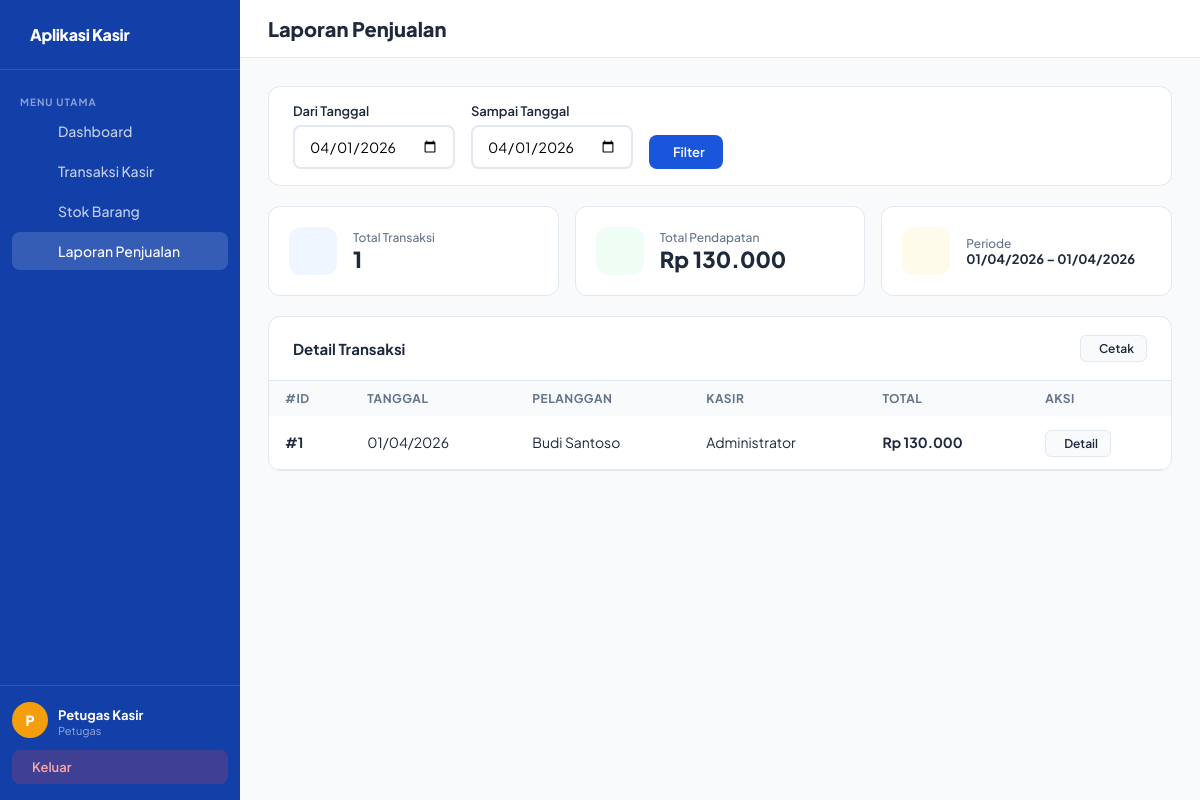
The app's page /pages/laporan.php (signed in) with its own data.
### tables this page shows
CREATE TABLE `penjualan` (
  `PenjualanID` int NOT NULL,
  `TanggalPenjualan` date NOT NULL,
  `TotalHarga` decimal(10,2) NOT NULL DEFAULT '0.00',
  `PelangganID` int DEFAULT NULL,
  `UserID` int DEFAULT NULL
);

CREATE TABLE `pelanggan` (
  `PelangganID` int NOT NULL,
  `NamaPelanggan` varchar(255) NOT NULL,
  `Alamat` text,
  `NomorTelepon` varchar(15) DEFAULT NULL
);

CREATE TABLE `users` (
  `UserID` int NOT NULL,
  `NamaUser` varchar(100) NOT NULL,
  `Username` varchar(50) NOT NULL,
  `Password` varchar(255) NOT NULL,
  `Role` enum('administrator','petugas') NOT NULL DEFAULT 'petugas',
  `CreatedAt` timestamp NULL DEFAULT CURRENT_TIMESTAMP
);

### pages/laporan.php (the view, shortened to what this page needs)
<?php
$db = Database::getInstance()->getConn();
$dari  = $_GET['dari']  ?? date('Y-m-01');
$sampai= $_GET['sampai']?? date('Y-m-d');
$stmt = $db->prepare(
    "SELECT p.*, pl.NamaPelanggan, u.NamaUser
     FROM penjualan p
     LEFT JOIN pelanggan pl ON p.PelangganID = pl.PelangganID
     LEFT JOIN users u ON p.UserID = u.UserID
     WHERE p.TanggalPenjualan BETWEEN ? AND ?
     ORDER BY p.TanggalPenjualan DESC, p.PenjualanID DESC"
);
$stmt->bind_param("ss", $dari, $sampai);
$stmt->execute();
$list = $stmt->get_result()->fetch_all(MYSQLI_ASSOC);
$totalPendapatan = array_sum(array_column($list, 'TotalHarga'));
include '../includes/header.php';
?>
<div class="topbar"><h1><i class="ph-bold ph-chart-line-up"></i> Laporan Penjualan</h1></div>
<div class="content">
  <div class="card" style="margin-bottom:20px">
    <div class="card-body" style="padding:16px 24px">
    <form method="GET" style="display:flex;gap:16px;align-items:end;flex-wrap:wrap">
      <div class="form-group" style="margin:0">
        <label>Dari Tanggal</label>
        <input type="date" name="dari" class="form-control" value="<?= $dari ?>">
      </div>
      <div class="form-group" style="margin:0">
        <label>Sampai Tanggal</label>
        <input type="date" name="sampai" class="form-control" value="<?= $sampai ?>">
      </div>
      <button class="btn btn-primary"><i class="ph-bold ph-magnifying-glass"></i> Filter</button>
    </form>
    </div>
  </div>
  <div class="stat-grid" style="margin-bottom:20px">
    <div class="stat-card">
      <div class="stat-icon blue"><i class="ph-fill ph-receipt"></i></div>
      <div><div class="stat-label">Total Transaksi</div><div class="stat-value"><?= count($list) ?></div></div>
    </div>
    <div class="stat-card">
      <div class="stat-icon green"><i class="ph-fill ph-currency-circle-dollar"></i></div>
      <div><div class="stat-label">Total Pendapatan</div>
        <div class="stat-value">Rp <?= number_format($totalPendapatan,0,',','.') ?></div>
      </div>
    </div>
    <div class="stat-card">
      <div class="stat-icon amber"><i class="ph-fill ph-calendar"></i></div>
      <div><div class="stat-label">Periode</div>
        <div style="font-size:13px;font-weight:700"><?= date('d/m/Y',strtotime($dari)) ?> – <?= date('d/m/Y',strtotime($sampai)) ?></div>
      </div>
    </div>
  </div>
  <div class="card">
    <div class="card-header"><h2>Detail Transaksi</h2>
      <a href="#" onclick="window.print()" class="btn btn-secondary btn-sm"><i class="ph-bold ph-printer"></i> Cetak</a>
    </div>
    <table>
      <thead>
        <tr>
          <th>#ID</th><th>Tanggal</th><th>Pelanggan</th>
          <th>Kasir</th><th>Total</th><th>Aksi</th>
        </tr>
      </thead>
      <tbody>
      <?php if (empty($list)): ?>
        <tr><td colspan="6" style="text-align:center;padding:32px;color:var(--muted)">
          Tidak ada data pada periode ini.
        </td></tr>
      <?php else: ?>
        <?php foreach ($list as $p): ?>
          <tr>
            <td><strong>#<?= $p['PenjualanID'] ?></strong></td>
            <td><?= date('d/m/Y', strtotime($p['TanggalPenjualan'])) ?></td>
            <td><?= htmlspecialchars($p['NamaPelanggan'] ?? 'Umum') ?></td>
            <td><?= htmlspecialchars($p['NamaUser'] ?? '-') ?></td>
            <td><strong>Rp <?= number_format($p['TotalHarga'],0,',','.') ?></strong></td>
            <td>
              <button onclick="lihatDetail(<?= $p['PenjualanID'] ?>)"
                      class="btn btn-secondary btn-sm"><i class="ph-bold ph-eye"></i> Detail</button>
            </td>
          </tr>
        <?php endforeach; ?>
      <?php endif; ?>
      </tbody>
    </table>
  </div>
</div>
<?php include '../includes/footer.php'; ?>

### includes/header.php (style rules this page uses)
*, *::before, *::after { box-sizing: border-box; margin: 0; padding: 0; }
:root { --brand: #1a56db; --brand-dark: #1340a8; --brand-light: #eff6ff; --accent: #f59e0b; --bg: #f8fafc; --white: #fff; --text: #1e293b; --muted: #64748b; --border: #e2e8f0; --danger: #ef4444; --success: #10b981; --warning: #f59e0b; --sidebar-w: 240px; --radius: 12px; }
body { font-family: 'Plus Jakarta Sans', sans-serif; background: var(--bg); color: var(--text); display: flex; min-height: 100vh; }
.topbar { background: var(--white); border-bottom: 1px solid var(--border); padding: 16px 28px; display: flex; align-items: center; justify-content: space-between; }
.topbar h1 { font-size: 20px; font-weight: 800; }
.content { padding: 28px; flex: 1; }
.card { background: var(--white); border-radius: var(--radius); border: 1px solid var(--border); overflow: hidden; }
.card-header { padding: 18px 24px; border-bottom: 1px solid var(--border); display: flex; align-items: center; justify-content: space-between; }
.card-header h2 { font-size: 15px; font-weight: 700; }
.card-body { padding: 24px; }
.stat-grid { display: grid; grid-template-columns: repeat(auto-fit, minmax(180px, 1fr)); gap: 16px; margin-bottom: 24px; }
.stat-card { background: var(--white); border-radius: var(--radius); padding: 20px; border: 1px solid var(--border); display: flex; align-items: center; gap: 16px; }
.stat-icon { width: 48px; height: 48px; border-radius: 12px; display: flex; align-items: center; justify-content: center; font-size: 22px; flex-shrink:0; }
.stat-icon.blue { background: #eff6ff; }
.stat-icon.green { background: #f0fdf4; }
.stat-icon.amber { background: #fffbeb; }
.stat-label { font-size: 12px; color: var(--muted); font-weight: 500; }
.stat-value { font-size: 22px; font-weight: 800; }
table { width: 100%; border-collapse: collapse; font-size: 14px; }
th { background: var(--bg); padding: 10px 16px; text-align: left; font-size: 12px; font-weight: 700; color: var(--muted); text-transform: uppercase; letter-spacing: .5px; }
td { padding: 12px 16px; border-bottom: 1px solid var(--border); vertical-align: middle; }
.btn { display: inline-flex; align-items: center; gap: 6px; padding: 9px 18px; border-radius: 8px; font-family: inherit; font-size: 13px; font-weight: 600; cursor: pointer; border: none; text-decoration: none; transition: all .15s; }
.btn-primary { background: var(--brand); color: #fff; }
.btn-secondary { background: var(--bg); color: var(--text); border: 1px solid var(--border); }
.btn-sm { padding: 5px 12px; font-size: 12px; border-radius: 6px; }
.form-group { margin-bottom: 16px; }
.form-group label { display: block; font-size: 13px; font-weight: 600; margin-bottom: 6px; }
.form-control { width: 100%; padding: 10px 14px; border: 2px solid var(--border); border-radius: 8px; font-family: inherit; font-size: 14px; outline: none; transition: border .2s; }

### records on screen
penjualan: PenjualanID "1", TanggalPenjualan "01/04/2026", PelangganID.NamaPelanggan "Budi Santoso", UserID.NamaUser "Administrator", TotalHarga "130.000"

### other values on screen
substr($nama,0,1) "P"
$nama "Petugas Kasir"
$role "Petugas"
count($list) "1"
$totalPendapatan "130.000"
